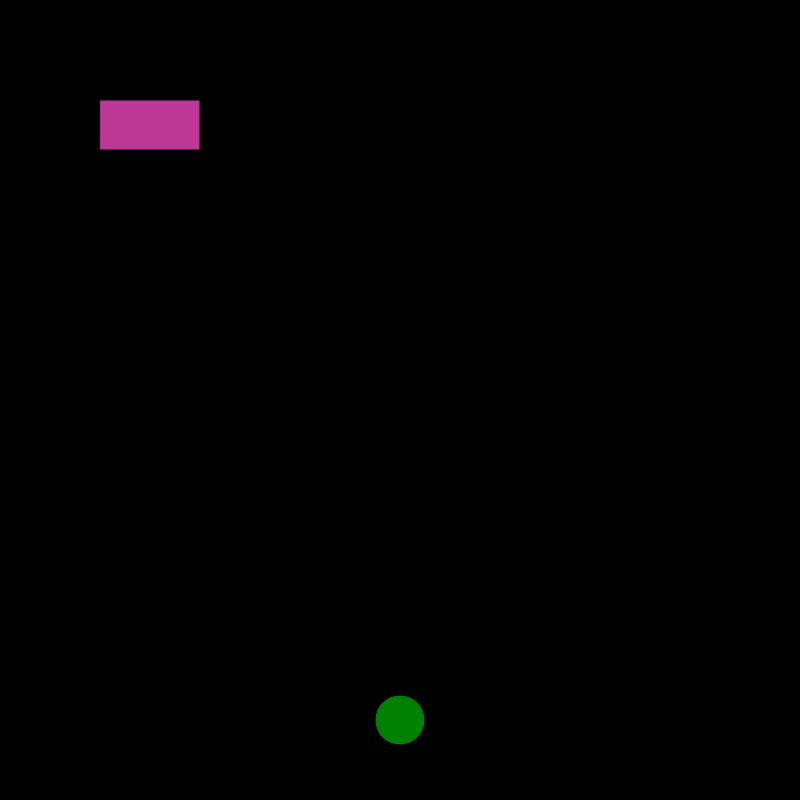
Frame 1 (no input)
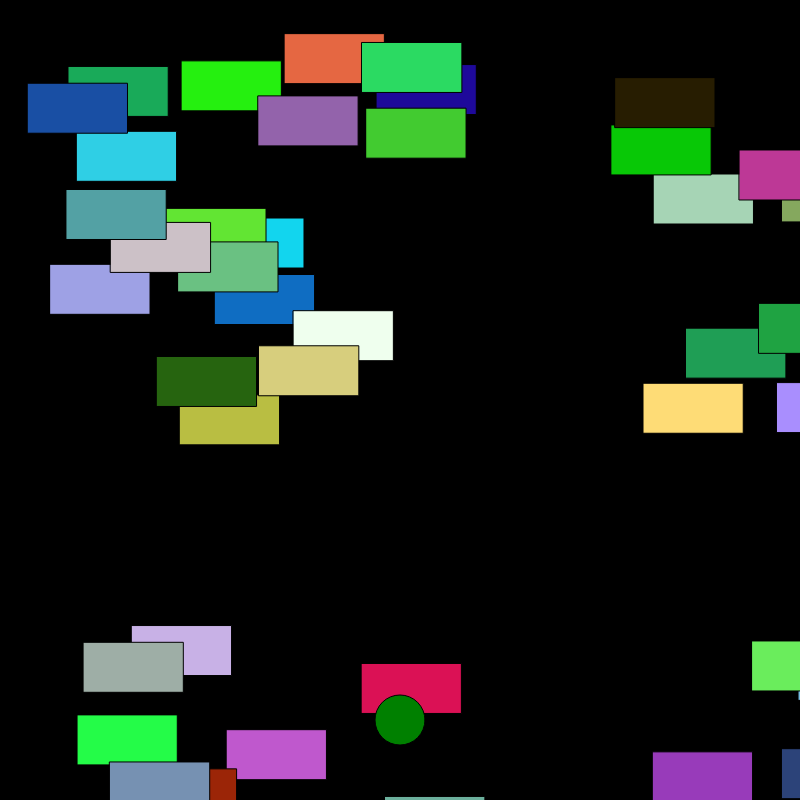
Frame 60 (no input)
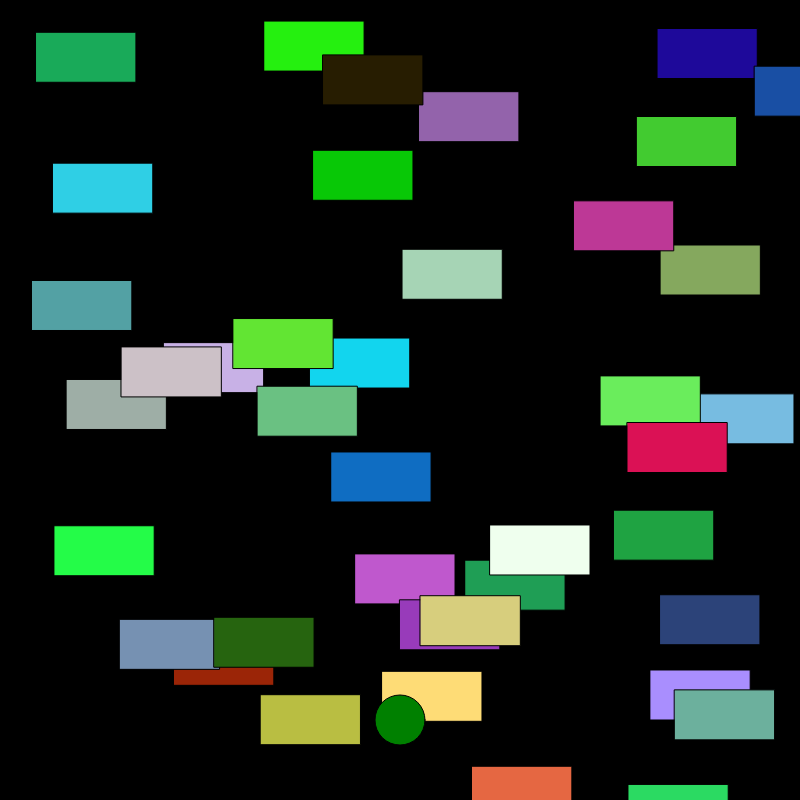
Frame 120 (the mouse pressed at the canvas centre since frame 60)

The p5.js sketch that drew these frames (run headless with seeded random() and noise() and a simulated clock; from frame 60 on, the mouse is pressed at the canvas centre):

// p5.js sketch
// ── sketch.js
var cars=[];
var frogPos;

function setup() {
  // put setup code here
  createCanvas(800, 800);
  // rectMODE
  cars.push(new Car());
  for (var i = 0; i < 40; i++) {
    cars.push(new Car());
  }
  // car = new Car();
  // var = function(going to the function);

  frogPos = createVector(width/2, height-80);
}

function draw() {
  // put drawing code here
  background(0);
  for (var i = 0; i < cars.length; i++) {
    cars[i].display();
    cars[i].drive();

    // collision detection
    if (cars[i].pos.dist(frogPos) < 20) {
      cars.splice(i, 1);
    }
  }

  // frog
  fill('green');
  ellipse(frogPos.x, frogPos.y, 50, 50);
  checkForKeys();   //calls the function
}



// our car class
function Car() {
  // atributes

  this.pos = createVector(100, 100); //can alos do (random(width), random(height));
  this.vel = createVector(random(-5, 5), random(-5, 5));
  this.r = random(255);
  this.g = random(255);
  this.b = random(255);

  // methods

  this.display = function() {
    fill(this.r, this.g, this.b);
    rect(this.pos.x, this.pos.y, 100, 50);
  }

  this.drive = function() {
    this.pos.add(this.vel);
    if (this.pos.x > width) this.pos.x = 0;
    if (this.pos.x < 0) this.pos.x = width;
    if (this.pos.y > height) this.pos.y = 0;
    if (this.pos.y < 0) this.pos.y = height;
  }
}


function checkForKeys() {
  if (keyIsDown(LEFT_ARROW)) frogPos.x = frogPos.x - 5;
  if (keyIsDown(RIGHT_ARROW)) frogPos.x = frogPos.x + 5;
  if (keyIsDown(UP_ARROW)) frogPos.y = frogPos.y - 5;
  if (keyIsDown(DOWN_ARROW)) frogPos.y = frogPos.y + 5;
}
